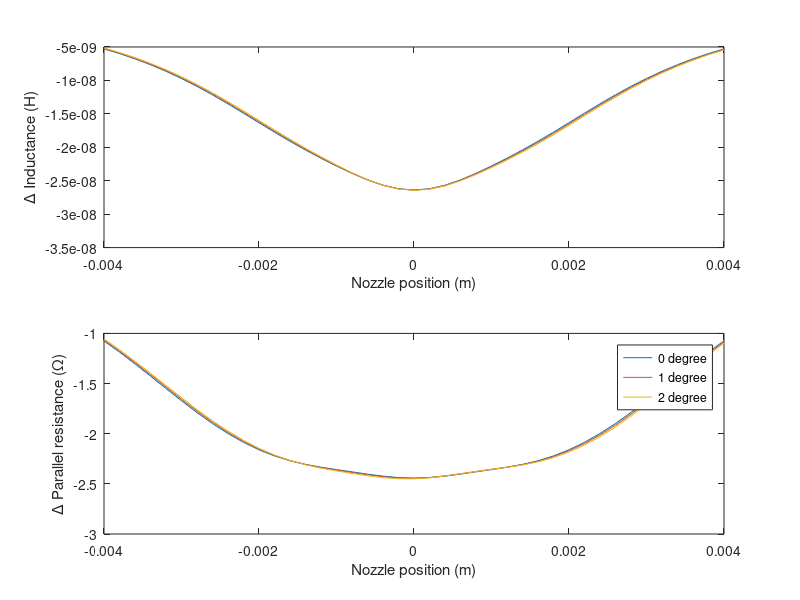
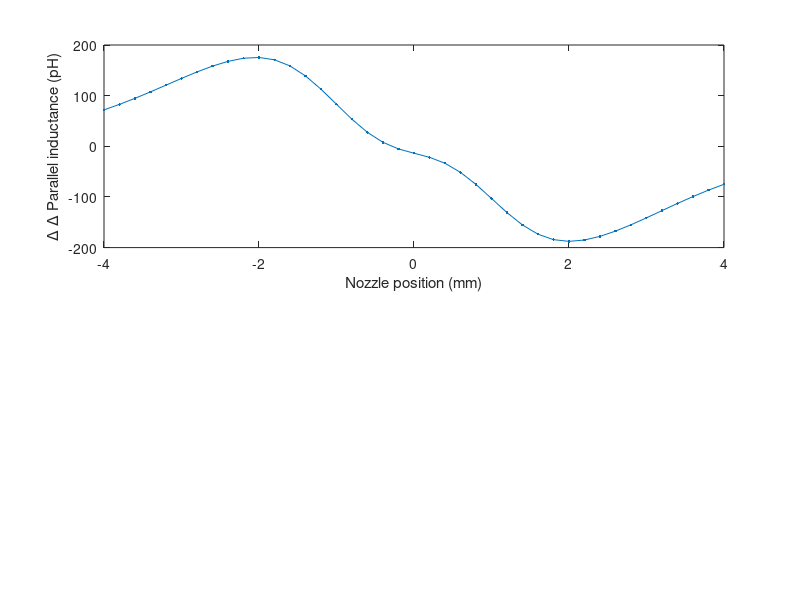

Write MATLAB code to recreate these figures, in order. (Note: this script raises an error after producing the figures.)
clear all
close all

load("sim_result_0mu_offset_hr2.mat")

dLp = (imag(dZ).^2+real(dZ).^2)./imag(dZ)./f/2/pi;
dRp = (imag(dZ).^2+real(dZ).^2)./real(dZ);
dltot = zeros(3,13);
figure
ax1 = subplot(2,1,1);
plot(xpos,dLp)
ylabel('\Delta Inductance (H)')
xlabel('Nozzle position (m)')
hold on
ax2 = subplot(2,1,2);
plot(xpos,dRp)
ylabel('\Delta Parallel resistance (\Omega)')
xlabel('Nozzle position (m)')
hold on
dLptot(1,:) = dLp;
dRptot(1,:) = dRp;

load("sim_result_1deg_rotation_hr2.mat")
dLp = (imag(dZ).^2+real(dZ).^2)./imag(dZ)./f/2/pi;
dRp = (imag(dZ).^2+real(dZ).^2)./real(dZ);
subplot(ax1)
plot(xpos,dLp)
ylabel('\Delta Parallel Inductance (H)')
xlabel('Nozzle position (m)')
hold on
subplot(ax2)
plot(xpos,dRp)
ylabel('\Delta Parallel resistance (\Omega)')
xlabel('Nozzle position (m)')
hold on
dLptot(2,:) = dLp;
dRptot(2,:) = dRp;

load("sim_result_2deg_rotation_hr2.mat")
dLp = (imag(dZ).^2+real(dZ).^2)./imag(dZ)./f/2/pi;
dRp = (imag(dZ).^2+real(dZ).^2)./real(dZ);
subplot(ax1)
plot(xpos,dLp)
ylabel('\Delta Inductance (H)')
xlabel('Nozzle position (m)')
hold on
%legend('no offset','50mu offset', '100mu offset')
subplot(ax2)
plot(xpos,dRp)
ylabel('\Delta Parallel resistance (\Omega)')
xlabel('Nozzle position (m)')
hold on
legend('0 degree','1 degree', '2 degree')
dLptot(3,:) = dLp;
dRptot(3,:) = dRp;
set(gcf,'Position',[0,100,450,600])


style = '- .'

ddLp1 = dLptot(2,:)-dLptot(1,:)
ddRp1 = dRptot(2,:)-dRptot(1,:)
figure
ax1 = subplot(2,1,1);
plot(xpos*1e3,ddLp1*1e12,style)
ylabel('\Delta \Delta Parallel inductance (pH)')
xlabel('Nozzle position (mm)')
hold on
xline(0,':k')
ax2 = subplot(2,1,2);
plot(xpos*1e3,ddRp1*1e3,style)
ylabel('\Delta \Delta Parallel resistance (m\Omega)')
xlabel('Nozzle position (mm)')

ddLp2 = dLptot(3,:)-dLptot(1,:)
ddRp2 = dRptot(3,:)-dRptot(1,:)


hold on
subplot(ax1)
plot(xpos*1e3,ddLp2*1e12,style)
%ylabel('\Delta\Delta Inductance (H)')
%xlabel('Nozzle position (m)')
hold on
subplot(ax2)
plot(xpos*1e3,ddRp2*1e3,style)
%ylabel('\Delta\Delta Parallel resistance (\Omega)')
%xlabel('Nozzle position (m)')
xline(0,':k')

leg = legend('1 degree', '2 degree')
set(gcf,'Position',[0,100,450,600])
%leg.Position = [0.62794503703308,0.44938889569189,0.277135235219664,0.060833334604899]

%export_fig('../Images/inductance_vs_rotation.png', '-dpng', '-transparent', '-r600');

xpos = double(xpos*1000);
dLptot = double(dLptot*1e9);
for i1 = 1:3
    y_min = min(real(dLptot(i1,:)));
    y_max = max(real(dLptot(i1,:)));
    x_avg = mean(xpos);
    x_min = min(xpos);
    b0 = (y_max-y_min)/(x_min-x_avg)^2;
    p0 = double([0 x_avg y_min b0 0 0]);
    
    fun = @(p)(real(dLptot(i1,:))-(p(2) + p(3)*(xpos-p(1)).^2 + p(4)*(xpos-p(1)).^4 + p(5)*(xpos-p(1)).^6 + p(6)*(xpos-p(1)).^8));
    fun(p0)
    pfit = lsqnonlin(fun,p0);
    posL(i1) = pfit(1);
end

%xpos = double(xpos*1000);
dRptot = double(dRptot*1e3);
for i1 = 1:3
    y_min = min(real(dRptot(i1,:)));
    y_max = max(real(dRptot(i1,:)));
    x_avg = mean(xpos);
    x_min = min(xpos);
    b0 = (y_max-y_min)/(x_min-x_avg)^2;
    p0 = double([0 x_avg y_min b0 0 0]);
    
    fun = @(p)(real(dRptot(i1,:))-(p(2) + p(3)*(xpos-p(1)).^2 + p(4)*(xpos-p(1)).^4 + p(5)*(xpos-p(1)).^6 + p(6)*(xpos-p(1)).^8));
    fun(p0)
    pfit = lsqnonlin(fun,p0);
    posR(i1) = pfit(1);
end

